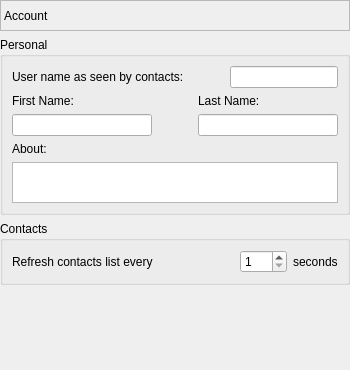
       <widget class="QWidget" name="pageAccount">
        <layout class="QVBoxLayout" name="verticalLayout_11">
         <property name="leftMargin">
          <number>0</number>
         </property>
         <property name="topMargin">
          <number>0</number>
         </property>
         <property name="rightMargin">
          <number>0</number>
         </property>
         <property name="bottomMargin">
          <number>0</number>
         </property>
         <item>
          <widget class="QLabel" name="lblAccountPage">
           <property name="sizePolicy">
            <sizepolicy hsizetype="Preferred" vsizetype="Fixed">
             <horstretch>0</horstretch>
             <verstretch>0</verstretch>
            </sizepolicy>
           </property>
           <property name="minimumSize">
            <size>
             <width>0</width>
             <height>31</height>
            </size>
           </property>
           <property name="frameShape">
            <enum>QFrame::StyledPanel</enum>
           </property>
           <property name="frameShadow">
            <enum>QFrame::Sunken</enum>
           </property>
           <property name="text">
            <string>Account</string>
           </property>
          </widget>
         </item>
         <item>
          <widget class="QGroupBox" name="grpPersonal">
           <property name="title">
            <string>Personal</string>
           </property>
           <layout class="QVBoxLayout" name="verticalLayout_9">
            <item>
             <layout class="QHBoxLayout" name="horizontalLayout_4">
              <item>
               <widget class="QLabel" name="lblUserNameDesc">
                <property name="text">
                 <string>User name as seen by contacts:</string>
                </property>
               </widget>
              </item>
              <item>
               <spacer name="horizontalSpacer_2">
                <property name="orientation">
                 <enum>Qt::Horizontal</enum>
                </property>
                <property name="sizeHint" stdset="0">
                 <size>
                  <width>40</width>
                  <height>20</height>
                 </size>
                </property>
               </spacer>
              </item>
              <item>
               <widget class="QLineEdit" name="txtUserName"/>
              </item>
             </layout>
            </item>
            <item>
             <layout class="QHBoxLayout" name="horizontalLayout_5">
              <item>
               <layout class="QVBoxLayout" name="verticalLayout_6">
                <item>
                 <widget class="QLabel" name="lblFirstNameDesc">
                  <property name="text">
                   <string>First Name:</string>
                  </property>
                 </widget>
                </item>
                <item>
                 <widget class="QLineEdit" name="txtFirstName"/>
                </item>
               </layout>
              </item>
              <item>
               <spacer name="horizontalSpacer_3">
                <property name="orientation">
                 <enum>Qt::Horizontal</enum>
                </property>
                <property name="sizeType">
                 <enum>QSizePolicy::Minimum</enum>
                </property>
                <property name="sizeHint" stdset="0">
                 <size>
                  <width>40</width>
                  <height>20</height>
                 </size>
                </property>
               </spacer>
              </item>
              <item>
               <layout class="QVBoxLayout" name="verticalLayout_7">
                <item>
                 <widget class="QLabel" name="lblLastNameDesc">
                  <property name="text">
                   <string>Last Name:</string>
                  </property>
                 </widget>
                </item>
                <item>
                 <widget class="QLineEdit" name="txtLastName"/>
                </item>
               </layout>
              </item>
             </layout>
            </item>
            <item>
             <layout class="QVBoxLayout" name="verticalLayout_8">
              <item>
               <widget class="QLabel" name="lblAboutDesc">
                <property name="text">
                 <string>About:</string>
                </property>
               </widget>
              </item>
              <item>
               <widget class="QPlainTextEdit" name="txtAbout">
                <property name="sizePolicy">
                 <sizepolicy hsizetype="Expanding" vsizetype="Fixed">
                  <horstretch>0</horstretch>
                  <verstretch>0</verstretch>
                 </sizepolicy>
                </property>
                <property name="maximumSize">
                 <size>
                  <width>16777215</width>
                  <height>41</height>
                 </size>
                </property>
               </widget>
              </item>
             </layout>
            </item>
           </layout>
          </widget>
         </item>
         <item>
          <widget class="QGroupBox" name="grpContacts">
           <property name="title">
            <string>Contacts</string>
           </property>
           <layout class="QVBoxLayout" name="verticalLayout_10">
            <item>
             <layout class="QHBoxLayout" name="horizontalLayout_6">
              <item>
               <widget class="QLabel" name="lblRefreshTimeDesc">
                <property name="text">
                 <string>Refresh contacts list every</string>
                </property>
               </widget>
              </item>
              <item>
               <spacer name="horizontalSpacer_4">
                <property name="orientation">
                 <enum>Qt::Horizontal</enum>
                </property>
                <property name="sizeHint" stdset="0">
                 <size>
                  <width>40</width>
                  <height>20</height>
                 </size>
                </property>
               </spacer>
              </item>
              <item>
               <widget class="QSpinBox" name="spnRefreshTime">
                <property name="minimum">
                 <number>1</number>
                </property>
                <property name="maximum">
                 <number>600</number>
                </property>
               </widget>
              </item>
              <item>
               <widget class="QLabel" name="lblSecondsDesc">
                <property name="text">
                 <string>seconds</string>
                </property>
               </widget>
              </item>
             </layout>
            </item>
           </layout>
          </widget>
         </item>
         <item>
          <spacer name="verticalSpacer_2">
           <property name="orientation">
            <enum>Qt::Vertical</enum>
           </property>
           <property name="sizeHint" stdset="0">
            <size>
             <width>20</width>
             <height>85</height>
            </size>
           </property>
          </spacer>
         </item>
        </layout>
       </widget>
